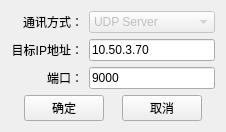
<?xml version="1.0" encoding="UTF-8"?>
<ui version="4.0">
 <class>FormNetConfig</class>
 <widget class="QWidget" name="FormNetConfig">
  <property name="geometry">
   <rect>
    <x>0</x>
    <y>0</y>
    <width>226</width>
    <height>130</height>
   </rect>
  </property>
  <property name="windowTitle">
   <string>网络配置</string>
  </property>
  <layout class="QGridLayout" name="gridLayout_2">
   <item row="0" column="0">
    <layout class="QVBoxLayout" name="verticalLayout" stretch="1,0">
     <item>
      <layout class="QGridLayout" name="gridLayout">
       <item row="1" column="1">
        <widget class="QLineEdit" name="lineEditHostName">
         <property name="text">
          <string>10.50.3.70</string>
         </property>
        </widget>
       </item>
       <item row="1" column="0">
        <widget class="QLabel" name="labelhostName">
         <property name="text">
          <string>目标IP地址：</string>
         </property>
         <property name="alignment">
          <set>Qt::AlignRight|Qt::AlignTrailing|Qt::AlignVCenter</set>
         </property>
        </widget>
       </item>
       <item row="2" column="0">
        <widget class="QLabel" name="labelPort">
         <property name="text">
          <string>端口：</string>
         </property>
         <property name="alignment">
          <set>Qt::AlignRight|Qt::AlignTrailing|Qt::AlignVCenter</set>
         </property>
        </widget>
       </item>
       <item row="2" column="1">
        <widget class="QLineEdit" name="lineEditPort">
         <property name="text">
          <string>9000</string>
         </property>
        </widget>
       </item>
       <item row="0" column="0">
        <widget class="QLabel" name="label_3">
         <property name="text">
          <string>通讯方式：</string>
         </property>
         <property name="alignment">
          <set>Qt::AlignRight|Qt::AlignTrailing|Qt::AlignVCenter</set>
         </property>
        </widget>
       </item>
       <item row="0" column="1">
        <widget class="QComboBox" name="cBoxNetMode">
         <property name="enabled">
          <bool>false</bool>
         </property>
         <item>
          <property name="text">
           <string>UDP Server</string>
          </property>
         </item>
         <item>
          <property name="text">
           <string>UDP Client</string>
          </property>
         </item>
         <item>
          <property name="text">
           <string>TCP Server</string>
          </property>
         </item>
         <item>
          <property name="text">
           <string>TCP Client</string>
          </property>
         </item>
        </widget>
       </item>
      </layout>
     </item>
     <item>
      <layout class="QHBoxLayout" name="horizontalLayout">
       <item>
        <spacer name="horizontalSpacer">
         <property name="orientation">
          <enum>Qt::Horizontal</enum>
         </property>
         <property name="sizeHint" stdset="0">
          <size>
           <width>40</width>
           <height>20</height>
          </size>
         </property>
        </spacer>
       </item>
       <item>
        <widget class="QPushButton" name="BtnOk">
         <property name="text">
          <string>确定</string>
         </property>
        </widget>
       </item>
       <item>
        <spacer name="horizontalSpacer_2">
         <property name="orientation">
          <enum>Qt::Horizontal</enum>
         </property>
         <property name="sizeHint" stdset="0">
          <size>
           <width>40</width>
           <height>20</height>
          </size>
         </property>
        </spacer>
       </item>
       <item>
        <widget class="QPushButton" name="BtnCancel">
         <property name="text">
          <string>取消</string>
         </property>
        </widget>
       </item>
       <item>
        <spacer name="horizontalSpacer_3">
         <property name="orientation">
          <enum>Qt::Horizontal</enum>
         </property>
         <property name="sizeHint" stdset="0">
          <size>
           <width>40</width>
           <height>20</height>
          </size>
         </property>
        </spacer>
       </item>
      </layout>
     </item>
    </layout>
   </item>
  </layout>
 </widget>
 <resources/>
 <connections/>
</ui>
